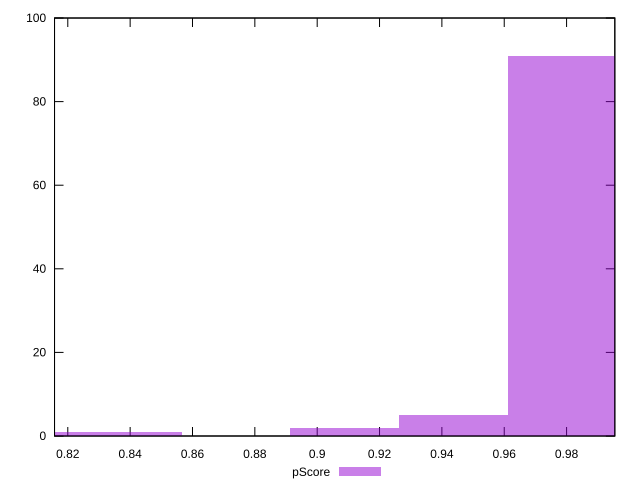

The gnuplot source for this figure:
reset

$pScore <<EOF
0.9788321151909305 91
0.9438738253626829 5
0.9089155355344354 2
0.8040406660496928 1
0.8389989558779404 1
EOF

set key outside below
set boxwidth 0.034958289828247516
set xrange [0.8157471611232275:0.9954734645055221]
set yrange [0:100]
set trange [0:100]
set style fill transparent solid 0.5 noborder
set terminal svg size 640, 490 enhanced background rgb 'white'
set output "report_00019_2021-02-10T18-14-37.922Z//max-potential-fid/samples/pages+cached+noadtech+nomedia/pScore/histogram.svg"

plot $pScore title "pScore" with boxes

reset
